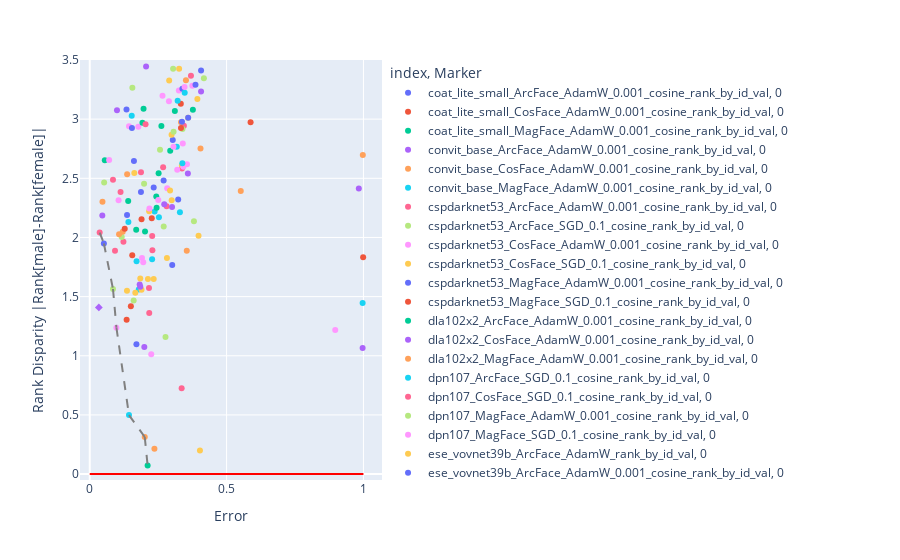

The notebook cell this image was saved under:
### Code cell
df = merge(acc_df, rank_df)

print(df.head())
df = df.dropna()

df = df[df['Accuracy']>1/(7636*2)]
df["Accuracy"]=1-df["Accuracy"]
df = df.rename(columns={'Accuracy':'Error'})
df2 = df[df["index"] !="_rank_by_id_val"]
df3 = df[df["index"] =="_rank_by_id_val"]
marker = []
size =[]
for i in range(df.shape[0]):
    if df.iloc[i]["index"]=="_rank_by_id_val":
        marker.append(10)
        size.append(0.005)
    else:
        marker.append(0)
        size.append(0.001)

df["Marker"]=marker
df["size"] = size
fig = px.scatter(df, x='Error', y='Disparity', color='index', symbol = df['Marker'])
fig.update_layout(
    yaxis_title="Rank Disparity |Rank[male]-Rank[female]|",
    yaxis_range=[-.05,3.5]
)
fig.add_shape(type='line',
                x0=0,y0=0,x1=1,y1=0,
                line=dict(color='Red',),
                xref='x',yref='y'
)
p = np.array(preparePareto(df2[['Error','Disparity']], False, False).dropna())
for x, y in zip(p[:-1], p[1:]):
    fig.add_shape(type='line',
                x0=x[0],y0=x[1],x1=y[0],y1=y[1],
                line=dict(color='gray',),line_dash='dash',
                xref='x',yref='y')

fig.show()
